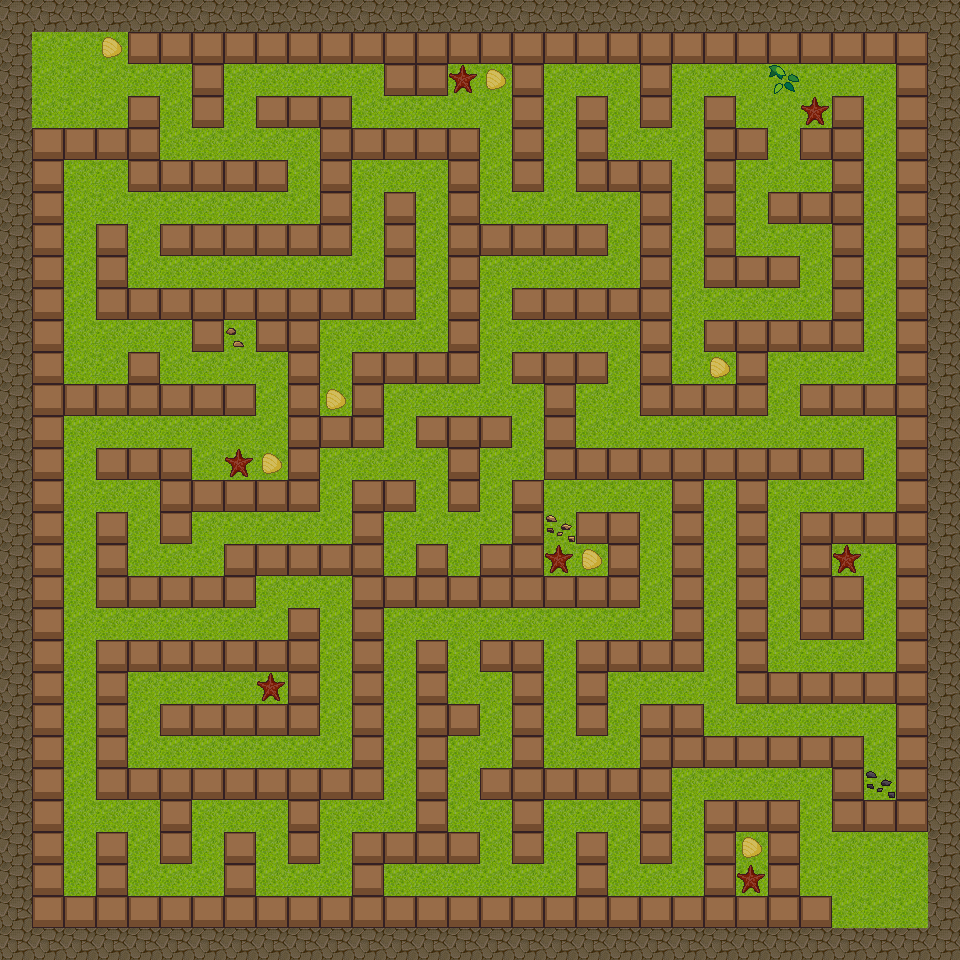

Rendered tile map (Tiled .tmx) drawn with the repository's tilesets; below, a short description and the map source with its tile grids summarised:
An orthogonal 30x30 tile map with 32x32 px tiles, 5 tile layers (Ground, TerrainProps, Wall, Destructable, ...), 2 tilesets and 4 objects (ColorChanger).

<map version="1.0" orientation="orthogonal" width="30" height="30" tilewidth="32" tileheight="32">
 <tileset firstgid="1" name="ground" tilewidth="32" tileheight="32">
  <image source="lib/Tiled/img/ground.png" width="96" height="32" />
 </tileset>
 <tileset firstgid="4" name="equipment" tilewidth="32" tileheight="32">
  <image source="lib/Tiled/img/equipment.png" width="256" height="416" />
 </tileset>
 <layer name="Ground" width="30" height="30">
  <data>[900 cells, 900 non-empty, 1 distinct tile ids]</data>
 </layer>
 <layer name="TerrainProps" width="30" height="30">
  <data>[900 cells, 4 non-empty, 4 distinct tile ids]</data>
 </layer>
 <layer name="Wall" width="30" height="30">
  <data>[900 cells, 519 non-empty, 2 distinct tile ids]</data>
 </layer>
 <layer name="Destructable" width="30" height="30">
  <data>[900 cells, 15 non-empty, 3 distinct tile ids]</data>
 </layer>
 <layer name="Fixed" width="30" height="30">
  <data>[900 cells, 0 non-empty, 0 distinct tile ids]</data>
 </layer>
 <objectgroup name="ObjLayer" width="30" height="30">
  <object x="544" y="512" width="31" height="30" />
  <object x="772" y="66" width="25" height="27" />
  <object type="ColorChanger" x="226" y="321" width="28" height="29">
   <properties>
    <property name="Color" value="Green" />
   </properties>
  </object>
  <object x="864" y="771" width="29" height="27" />
 </objectgroup>
</map>
